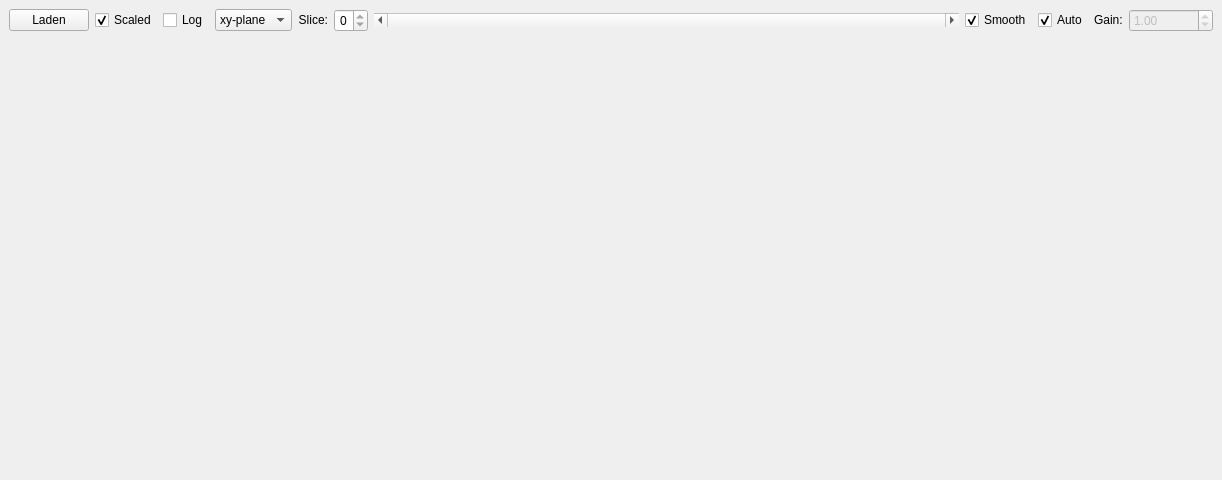
<?xml version="1.0" encoding="UTF-8"?>
<ui version="4.0">
 <class>MainWindow</class>
 <widget class="QMainWindow" name="MainWindow">
  <property name="geometry">
   <rect>
    <x>0</x>
    <y>0</y>
    <width>1222</width>
    <height>480</height>
   </rect>
  </property>
  <property name="windowTitle">
   <string>MagSlicer</string>
  </property>
  <widget class="QWidget" name="centralwidget">
   <property name="sizePolicy">
    <sizepolicy hsizetype="Expanding" vsizetype="Expanding">
     <horstretch>0</horstretch>
     <verstretch>0</verstretch>
    </sizepolicy>
   </property>
   <property name="windowTitle">
    <string>Mag Slicer</string>
   </property>
   <layout class="QVBoxLayout" name="verticalLayout">
    <item>
     <layout class="QHBoxLayout" name="horizontalLayout">
      <item>
       <widget class="QPushButton" name="pushButtonLoad">
        <property name="sizePolicy">
         <sizepolicy hsizetype="Minimum" vsizetype="Fixed">
          <horstretch>0</horstretch>
          <verstretch>0</verstretch>
         </sizepolicy>
        </property>
        <property name="text">
         <string>Laden</string>
        </property>
       </widget>
      </item>
      <item>
       <widget class="QCheckBox" name="checkBoxScale">
        <property name="sizePolicy">
         <sizepolicy hsizetype="Minimum" vsizetype="Fixed">
          <horstretch>0</horstretch>
          <verstretch>0</verstretch>
         </sizepolicy>
        </property>
        <property name="text">
         <string>Scaled</string>
        </property>
        <property name="checked">
         <bool>true</bool>
        </property>
        <property name="tristate">
         <bool>false</bool>
        </property>
       </widget>
      </item>
      <item>
       <widget class="QCheckBox" name="checkBoxLog">
        <property name="sizePolicy">
         <sizepolicy hsizetype="Minimum" vsizetype="Fixed">
          <horstretch>0</horstretch>
          <verstretch>0</verstretch>
         </sizepolicy>
        </property>
        <property name="text">
         <string>Log</string>
        </property>
       </widget>
      </item>
      <item>
       <widget class="QComboBox" name="comboBoxSlice">
        <property name="sizePolicy">
         <sizepolicy hsizetype="Preferred" vsizetype="Fixed">
          <horstretch>0</horstretch>
          <verstretch>0</verstretch>
         </sizepolicy>
        </property>
        <item>
         <property name="text">
          <string>xy-plane</string>
         </property>
        </item>
        <item>
         <property name="text">
          <string>xz-plane</string>
         </property>
        </item>
        <item>
         <property name="text">
          <string>zy-plane</string>
         </property>
        </item>
       </widget>
      </item>
      <item>
       <widget class="QLabel" name="labelSlice">
        <property name="sizePolicy">
         <sizepolicy hsizetype="Minimum" vsizetype="Fixed">
          <horstretch>0</horstretch>
          <verstretch>0</verstretch>
         </sizepolicy>
        </property>
        <property name="text">
         <string>Slice:</string>
        </property>
        <property name="alignment">
         <set>Qt::AlignRight|Qt::AlignTrailing|Qt::AlignVCenter</set>
        </property>
       </widget>
      </item>
      <item>
       <widget class="QSpinBox" name="spinBoxSlice">
        <property name="sizePolicy">
         <sizepolicy hsizetype="Minimum" vsizetype="Fixed">
          <horstretch>0</horstretch>
          <verstretch>0</verstretch>
         </sizepolicy>
        </property>
        <property name="alignment">
         <set>Qt::AlignRight|Qt::AlignTrailing|Qt::AlignVCenter</set>
        </property>
        <property name="maximum">
         <number>0</number>
        </property>
        <property name="value">
         <number>0</number>
        </property>
       </widget>
      </item>
      <item>
       <widget class="QScrollBar" name="scrollBarSlice">
        <property name="sizePolicy">
         <sizepolicy hsizetype="Expanding" vsizetype="Fixed">
          <horstretch>0</horstretch>
          <verstretch>0</verstretch>
         </sizepolicy>
        </property>
        <property name="minimumSize">
         <size>
          <width>400</width>
          <height>0</height>
         </size>
        </property>
        <property name="maximum">
         <number>0</number>
        </property>
        <property name="orientation">
         <enum>Qt::Horizontal</enum>
        </property>
       </widget>
      </item>
      <item>
       <widget class="QCheckBox" name="checkBoxSmooth">
        <property name="sizePolicy">
         <sizepolicy hsizetype="Minimum" vsizetype="Fixed">
          <horstretch>0</horstretch>
          <verstretch>0</verstretch>
         </sizepolicy>
        </property>
        <property name="text">
         <string>Smooth</string>
        </property>
        <property name="checked">
         <bool>true</bool>
        </property>
       </widget>
      </item>
      <item>
       <widget class="QCheckBox" name="checkBoxAuto">
        <property name="sizePolicy">
         <sizepolicy hsizetype="Minimum" vsizetype="Fixed">
          <horstretch>0</horstretch>
          <verstretch>0</verstretch>
         </sizepolicy>
        </property>
        <property name="text">
         <string>Auto</string>
        </property>
        <property name="checked">
         <bool>true</bool>
        </property>
       </widget>
      </item>
      <item>
       <widget class="QLabel" name="labelGain">
        <property name="sizePolicy">
         <sizepolicy hsizetype="Minimum" vsizetype="Fixed">
          <horstretch>0</horstretch>
          <verstretch>0</verstretch>
         </sizepolicy>
        </property>
        <property name="text">
         <string>Gain:</string>
        </property>
       </widget>
      </item>
      <item>
       <widget class="QDoubleSpinBox" name="spinBoxGain">
        <property name="enabled">
         <bool>false</bool>
        </property>
        <property name="sizePolicy">
         <sizepolicy hsizetype="Minimum" vsizetype="Fixed">
          <horstretch>0</horstretch>
          <verstretch>0</verstretch>
         </sizepolicy>
        </property>
        <property name="maximum">
         <double>1000000.000000000000000</double>
        </property>
        <property name="singleStep">
         <double>0.100000000000000</double>
        </property>
        <property name="value">
         <double>1.000000000000000</double>
        </property>
       </widget>
      </item>
     </layout>
    </item>
    <item>
     <widget class="QWidget" name="layoutPlots" native="true">
      <property name="sizePolicy">
       <sizepolicy hsizetype="Preferred" vsizetype="Expanding">
        <horstretch>0</horstretch>
        <verstretch>0</verstretch>
       </sizepolicy>
      </property>
      <layout class="QHBoxLayout" name="horizontalLayoutPlots">
       <item>
        <layout class="QVBoxLayout" name="layoutMag"/>
       </item>
       <item>
        <layout class="QVBoxLayout" name="layoutPhase"/>
       </item>
       <item>
        <layout class="QVBoxLayout" name="layoutHolo"/>
       </item>
      </layout>
     </widget>
    </item>
   </layout>
  </widget>
 </widget>
 <resources/>
 <connections>
  <connection>
   <sender>spinBoxSlice</sender>
   <signal>valueChanged(int)</signal>
   <receiver>scrollBarSlice</receiver>
   <slot>setValue(int)</slot>
   <hints>
    <hint type="sourcelabel">
     <x>322</x>
     <y>19</y>
    </hint>
    <hint type="destinationlabel">
     <x>386</x>
     <y>20</y>
    </hint>
   </hints>
  </connection>
  <connection>
   <sender>scrollBarSlice</sender>
   <signal>sliderMoved(int)</signal>
   <receiver>spinBoxSlice</receiver>
   <slot>setValue(int)</slot>
   <hints>
    <hint type="sourcelabel">
     <x>431</x>
     <y>24</y>
    </hint>
    <hint type="destinationlabel">
     <x>321</x>
     <y>20</y>
    </hint>
   </hints>
  </connection>
  <connection>
   <sender>checkBoxAuto</sender>
   <signal>toggled(bool)</signal>
   <receiver>spinBoxGain</receiver>
   <slot>setDisabled(bool)</slot>
   <hints>
    <hint type="sourcelabel">
     <x>1065</x>
     <y>22</y>
    </hint>
    <hint type="destinationlabel">
     <x>1166</x>
     <y>21</y>
    </hint>
   </hints>
  </connection>
 </connections>
</ui>
